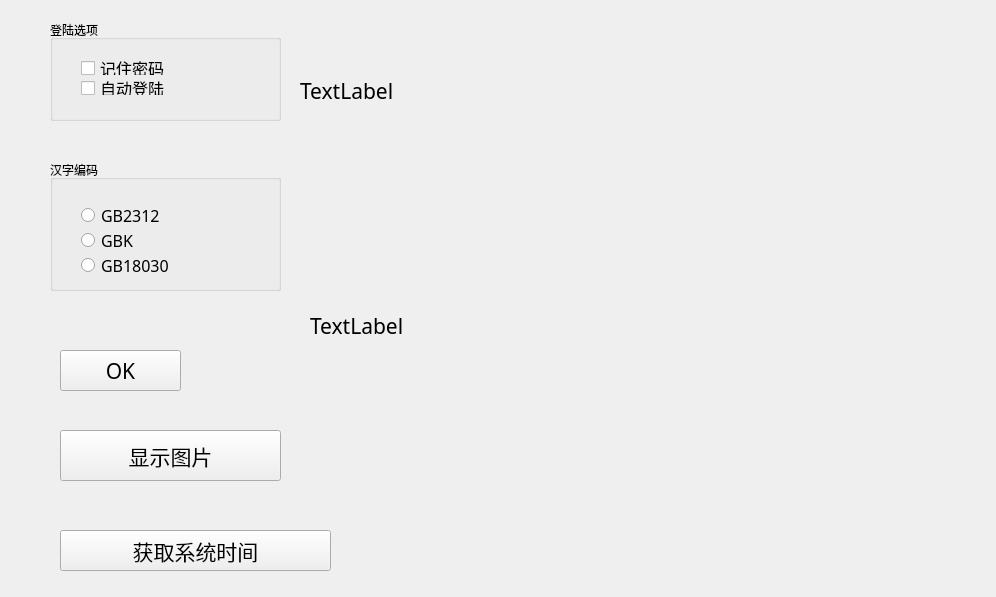
<?xml version="1.0" encoding="UTF-8"?>
<ui version="4.0">
 <class>myWidget</class>
 <widget class="QWidget" name="myWidget">
  <property name="geometry">
   <rect>
    <x>0</x>
    <y>0</y>
    <width>996</width>
    <height>597</height>
   </rect>
  </property>
  <property name="windowTitle">
   <string>myWidget</string>
  </property>
  <widget class="QGroupBox" name="groupBox">
   <property name="geometry">
    <rect>
     <x>50</x>
     <y>20</y>
     <width>231</width>
     <height>101</height>
    </rect>
   </property>
   <property name="title">
    <string>登陆选项</string>
   </property>
   <widget class="QWidget" name="">
    <property name="geometry">
     <rect>
      <x>20</x>
      <y>30</y>
      <width>201</width>
      <height>56</height>
     </rect>
    </property>
    <layout class="QVBoxLayout" name="verticalLayout_2">
     <item>
      <widget class="QCheckBox" name="cb_remember">
       <property name="font">
        <font>
         <family>Agency FB</family>
         <pointsize>12</pointsize>
        </font>
       </property>
       <property name="text">
        <string>记住密码</string>
       </property>
      </widget>
     </item>
     <item>
      <widget class="QCheckBox" name="cb_auto">
       <property name="font">
        <font>
         <family>Agency FB</family>
         <pointsize>12</pointsize>
        </font>
       </property>
       <property name="text">
        <string>自动登陆</string>
       </property>
      </widget>
     </item>
    </layout>
   </widget>
   <zorder>cb_auto</zorder>
   <zorder>cb_remember</zorder>
   <zorder>cb_remember</zorder>
  </widget>
  <widget class="QPushButton" name="pushButton">
   <property name="geometry">
    <rect>
     <x>60</x>
     <y>350</y>
     <width>121</width>
     <height>41</height>
    </rect>
   </property>
   <property name="font">
    <font>
     <family>Agency FB</family>
     <pointsize>16</pointsize>
    </font>
   </property>
   <property name="text">
    <string>OK</string>
   </property>
  </widget>
  <widget class="QGroupBox" name="groupBox_2">
   <property name="geometry">
    <rect>
     <x>50</x>
     <y>160</y>
     <width>231</width>
     <height>131</height>
    </rect>
   </property>
   <property name="title">
    <string>汉字编码</string>
   </property>
   <widget class="QWidget" name="">
    <property name="geometry">
     <rect>
      <x>20</x>
      <y>35</y>
      <width>201</width>
      <height>91</height>
     </rect>
    </property>
    <layout class="QVBoxLayout" name="verticalLayout">
     <item>
      <widget class="QRadioButton" name="rb_gb2312">
       <property name="font">
        <font>
         <family>Agency FB</family>
         <pointsize>12</pointsize>
        </font>
       </property>
       <property name="text">
        <string>GB2312</string>
       </property>
      </widget>
     </item>
     <item>
      <widget class="QRadioButton" name="rb_gbk">
       <property name="font">
        <font>
         <family>Agency FB</family>
         <pointsize>12</pointsize>
        </font>
       </property>
       <property name="text">
        <string>GBK</string>
       </property>
      </widget>
     </item>
     <item>
      <widget class="QRadioButton" name="rb_gb18030">
       <property name="font">
        <font>
         <family>Agency FB</family>
         <pointsize>12</pointsize>
        </font>
       </property>
       <property name="text">
        <string>GB18030</string>
       </property>
      </widget>
     </item>
    </layout>
   </widget>
  </widget>
  <widget class="QLabel" name="lb_time">
   <property name="geometry">
    <rect>
     <x>300</x>
     <y>70</y>
     <width>681</width>
     <height>41</height>
    </rect>
   </property>
   <property name="font">
    <font>
     <family>Agency FB</family>
     <pointsize>16</pointsize>
    </font>
   </property>
   <property name="text">
    <string>TextLabel</string>
   </property>
  </widget>
  <widget class="QLabel" name="lb_picture">
   <property name="geometry">
    <rect>
     <x>310</x>
     <y>150</y>
     <width>511</width>
     <height>351</height>
    </rect>
   </property>
   <property name="font">
    <font>
     <family>Agency FB</family>
     <pointsize>16</pointsize>
    </font>
   </property>
   <property name="text">
    <string>TextLabel</string>
   </property>
  </widget>
  <widget class="QPushButton" name="pushButton_2">
   <property name="geometry">
    <rect>
     <x>60</x>
     <y>530</y>
     <width>271</width>
     <height>41</height>
    </rect>
   </property>
   <property name="font">
    <font>
     <family>Agency FB</family>
     <pointsize>16</pointsize>
    </font>
   </property>
   <property name="text">
    <string>获取系统时间</string>
   </property>
  </widget>
  <widget class="QPushButton" name="pushButton_3">
   <property name="geometry">
    <rect>
     <x>60</x>
     <y>430</y>
     <width>221</width>
     <height>51</height>
    </rect>
   </property>
   <property name="font">
    <font>
     <family>Agency FB</family>
     <pointsize>16</pointsize>
    </font>
   </property>
   <property name="text">
    <string>显示图片</string>
   </property>
  </widget>
 </widget>
 <layoutdefault spacing="6" margin="11"/>
 <resources/>
 <connections/>
</ui>
